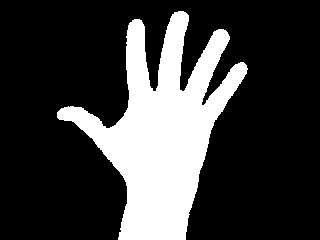
#> input picture pictures/hand.jpg, 320 x 240 px, found by its file name
$ python Img-ConFeatures3.py   (older library calls are emulated)
#> lines starting #> are read from the running program, lines starting #| are printed output that depends on the picture; after the words box and inside, x2 and y2 are one past the last pixel; in counts of white or black regions, pixels touching at a corner belong together

import cv2
import numpy as np

img = cv2.imread('/Users/sanketjain/Documents/Opencv/pictures/hand.jpg')
#> img is the input picture: shape (240, 320, 3); min 0, max 255, mean 61.1
im2 = cv2.imread('/Users/sanketjain/Documents/Opencv/pictures/hand.jpg', 0)
#> im2: shape (240, 320); min 0, max 255, mean 61.1

ret,thresh = cv2.threshold(im2,127,255,0)
#> thresh: shape (240, 320); 23.9% white; 1 white region
im3, contours,hierarchy = cv2.findContours(thresh, cv2.RETR_TREE,cv2.CHAIN_APPROX_NONE)
#> contours = 1 contour; box (x1, y1, x2, y2) and area: (57, 11, 248, 240) 17881
cnt = contours[0]
#> cnt = contour of 1020 points, box (x1, y1, x2, y2) (57, 11, 248, 240), area 17881

hull = cv2.convexHull(cnt)
#> hull = contour of 16 points, box (x1, y1, x2, y2) (57, 11, 248, 240), area 28870


cv2.imshow('modified2', img)
cv2.waitKey(0)
cv2.destroyAllWindows()


x,y,w,h = cv2.boundingRect(cnt)
#> x = 57; y = 11; w = 191; h = 229
cv2.rectangle(img,(x,y),(x+w,y+h),(0,255,0),2)

rect = cv2.minAreaRect(cnt)
#> rect = ((140.9, 121.5), (236.4, 163.9), -69.82)
box = cv2.boxPoints(rect)
#> box = [[177, 260.7], [23.14, 204.1], [104.7, -17.78], [258.6, 38.77]]
box = np.int0(box)
#> box = [[177, 260], [23, 204], [104, -17], [258, 38]]
cv2.drawContours(img,[box],0,(0,0,255),2)

(x,y),radius = cv2.minEnclosingCircle(cnt)
#> x = 156; y = 126.6; radius = 118.7
center = (int(x),int(y))
#> center = (156, 126)
radius = int(radius)
#> radius = 118
cv2.circle(img,center,radius,(255,0,0),2)

ellipse = cv2.fitEllipse(cnt)
#> ellipse = ((156.8, 129.4), (150.5, 207.1), 14.65)
cv2.ellipse(img,ellipse,(255,255,0),2)

rows,cols = img.shape[:2]
#> rows = 240; cols = 320
[vx,vy,x,y] = cv2.fitLine(cnt, cv2.DIST_L2,0,0.01,0.01)
#> vx = [0.274]; vy = [-0.962]; x = [163.4]; y = [107.1]
lefty = int((-x*vy/vx) + y)
#> lefty = 680
righty = int(((cols-x)*vy/vx)+y)
#> righty = -442
cv2.line(img,(cols-1,righty),(0,lefty),(0,255,255),2)
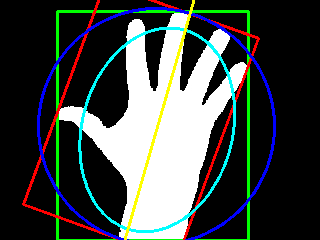
#> img: shape (240, 320, 3); mean B, G, R 68.8, 70.8, 64.3


cv2.imshow('modified2', img)
cv2.waitKey(0)
cv2.destroyAllWindows()
